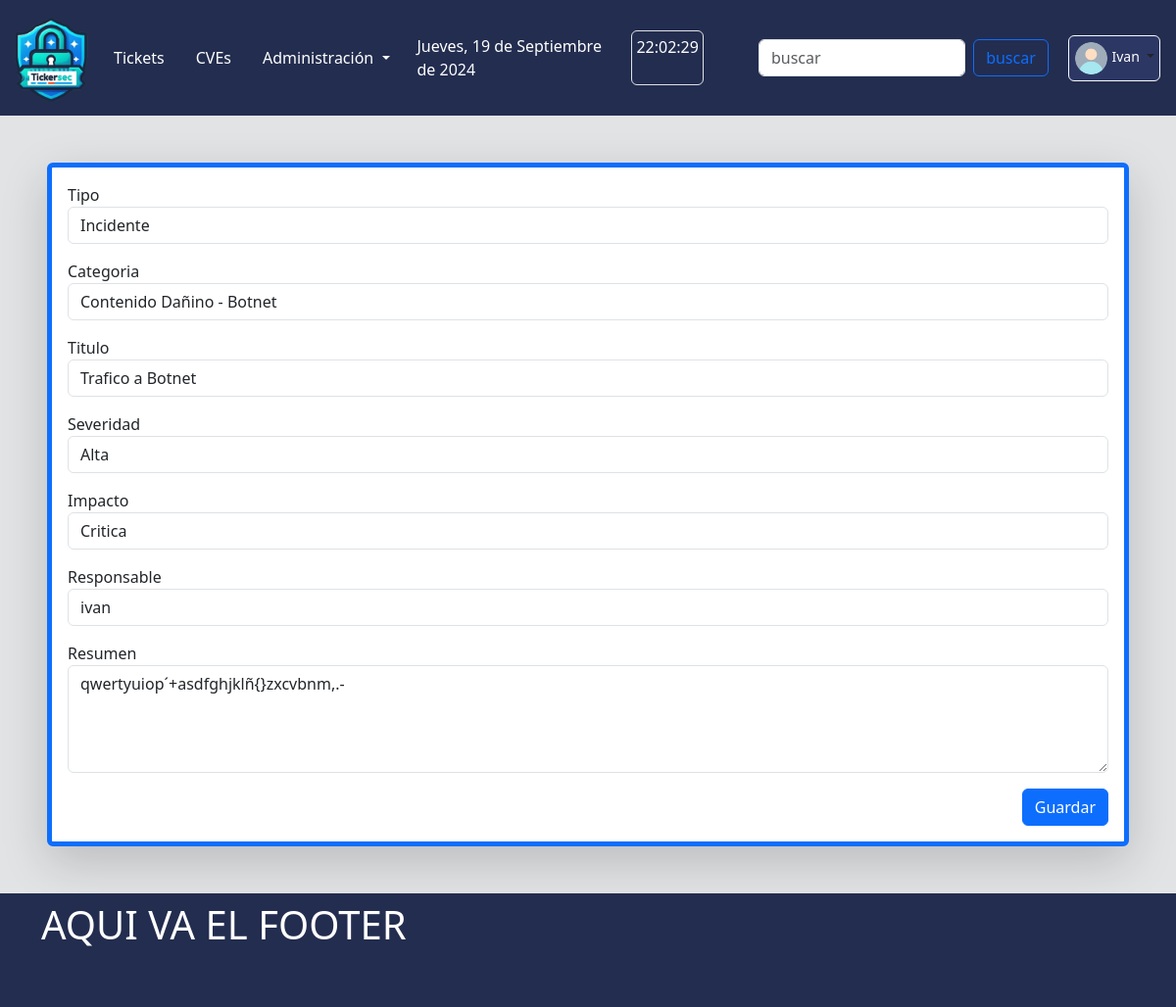
The app's page /core/tickets/update/4/ (signed in) with its own data.
### core/models.py (models this page shows, shortened)
class Ticket(models.Model):
    type = models.CharField(verbose_name='Tipo', max_length=50, choices=TicketType.choices, default=TicketType.INCIDENTE)
    category = models.ForeignKey(TicketCategory, verbose_name='Categoria', related_name='categorias', on_delete=models.PROTECT)
    title = models.CharField(verbose_name='Titulo', max_length=50, blank=False)
    createdAt = models.DateTimeField(auto_now_add=True) # auto_now_add: actualiza el valor con la hora y la fecha de creación del registro.
    lastUpdate = models.DateTimeField(auto_now=True) # auto_now: actualiza el valor del campo a la hora y fecha actuales cada vez que se llama a Model.save().
    resolution = models.DurationField(verbose_name='Resolucion', blank=True, null=True)
    severity = models.CharField(verbose_name='Severidad', choices=Severity.choices, default=Severity.NULA.name, max_length=7)
    impact = models.CharField(verbose_name='Impacto', choices=Impact.choices, default=Impact.NULO.name, max_length=10)
    status = models.CharField(verbose_name='Estado', choices=TicketStatus.choices, default=TicketStatus.ABIERTO.name, max_length=10)
    createdBy = models.ForeignKey(User, verbose_name='Remitente', related_name='created_tickets', on_delete=models.PROTECT, blank=False)
    assignedTo = models.ForeignKey(User, verbose_name='Responsable', related_name='assigned_tickets', on_delete=models.PROTECT, blank=False)
    resume = models.CharField(verbose_name='Resumen', max_length=300, blank=False)
    report = models.ForeignKey(TicketReport, verbose_name='Reporte', related_name='reportes', on_delete=models.PROTECT, null=True, blank=True)
    class Meta:
        ordering = ['-pk']
        verbose_name_plural = 'Tickets'

### core/views.py (the view, shortened to what this page needs)
# urls.py: path("tickets/update/<int:pk>/", TicketUpdateView.as_view(), name="update-ticket"),
class TicketUpdateView(LoginRequiredMixin, UpdateView):
    model = Ticket
    template_name = 'core/ticket_update.html'
    form_class = TicketForm
    login_url = 'login'

### core/forms.py
class TicketForm(forms.ModelForm):
    class Meta:
        model = Ticket
        fields = ['type', 'category', 'title', 'severity', 'impact', 'assignedTo', 'resume']
        widgets = {
            'type': forms.Select(attrs={'class':'form-control'}),
            'category': forms.Select(attrs={'class':'form-control'}),
            'title': forms.TextInput(attrs={'class':'form-control',  'minlength':5,}),
            'severity': forms.Select(attrs={'class':'form-control'}),
            'impact': forms.Select(attrs={'class':'form-control'}),
            'assignedTo': forms.Select(attrs={'class':'form-control'}),
            'resume' : forms.Textarea(attrs={'class':'form-control', 'rows': 4,}),
        }

### core/models.py (called while the page is built)
    def __str__(self):
        return f'{self.name} - {self.subcategory}'

### templates/core/ticket_update.html (shortened to what this page needs)
{% extends "dash/base.html" %}
{% load static %}
{% block main %}
    <form method="post" enctype="multipart/form-data" class="bg-white shadow-lg border border-5 border-primary rounded-2 m-5 p-3">
        {% for field in form %}
        <div class="form-group mb-3">
            <label for="{{form.label.id_for_label}}">{{field.label}}</label>
            {{field}}
        </div>
        {% endfor %}
        <div class="modal-footer">
            <button type="submit" class="btn btn-primary">Guardar</button>
        </div>
    </form>
{% endblock main %}

### templates/dash/base.html (shortened to what this page needs)
{% load static %}
<!DOCTYPE html>
<html lang="es">
<head>
    {% load django_bootstrap5 %}
    {% bootstrap_css %}
    {% block extra_css %}
    <link rel="stylesheet" href="{% static 'css/dash/styles.css' %}">
    {% endblock extra_css %}
</head>
<body class="bg-secondary-subtle">
    <header class="bg-blueMilei">
        <nav class="navbar navbar-expand-lg me-2">
            <div class="container-fluid">
                <a class="navbar-brand" href="{% url 'dash:index' %}">
                    <img src='{% static "img/dash/favicon-824.png" %}' width="80rem" alt="" srcset="">
                </a>
                <div class="collapse navbar-collapse" id="navbarSupportedContent">
                    <ul class="navbar-nav me-auto mb-2 mb-lg-0">
                        <li class="navItemEffect nav-item me-3">
                            <a class="navTextEffect nav-link" aria-current="page"
                                href="{% url 'core:tickets' %}">Tickets</a>
                        </li>
                        <li class="navItemEffect nav-item me-3">
                            <a class="navTextEffect nav-link" href="#">CVEs</a>
                        </li>
                        <li class="navItemEffect nav-item me-3 dropdown">
                            <a class="navTextEffect nav-link dropdown-toggle" href="#" role="button"
                                data-bs-toggle="dropdown" aria-expanded="false">
                                Administración
                            </a>
                        </li>
                    </ul>
                    <div class="d-flex me-2">
                        <div class="nav-link disabled text-white p-1 me-3" id="fechaCompleta"></div>
                        <div class="nav-link disabled text-white p-1 me-5 border rounded" id="reloj"></div>
                    </div>
                    <form class="d-flex me-2" role="search">
                        <input class="form-control me-2" type="search" placeholder="buscar" aria-label="Search">
                        <button class="btn btn-outline-primary" type="submit">buscar</button>
                    </form>
                </div>
            </div>
            <div class="d-flex justify-content-end p-1 me-2 bg-blueMilei-subtle  border border-light rounded">
                {% if user.is_authenticated %}
                <div class="nav-item dropdown">
                    <button class="btn btn-sm dropdown-toggle p-0" type="button" id="dropdownMenuUser"
                        data-bs-toggle="dropdown" aria-expanded="false">
                        <img src="{% static 'img/dash/user.png' %}" alt="avatar icon" class="rounded-circle"
                            style="width: 35px;">
                        <span class="text-white">{{ user|title }}</span>
                    </button>
                </div>
                {% else %}
                <a href="{% url 'login' %}" class="btn btn-sm btn-outline-success">Ingresar</a>
                {% endif %}
            </div>
        </nav>
    </header>
    {% block main %}{% endblock main %}
    <footer class="bg-blueMilei text-white p-2">
        <div class="container" style="min-height: 100px;">
            <h1>AQUI VA EL FOOTER</h1>
        </div>
    </footer>
</body>
</html>

### static/css/dash/styles.css (style rules this page uses)
:root { --bg-blueMilei: rgb(35, 45, 79); --bg-blueMilei-subtle: rgb(45, 55, 100); }
.bg-blueMilei { background-color: var(--bg-blueMilei) !important; }
.bg-blueMilei-subtle { background-color: var(--bg-blueMilei-subtle) !important; }
.navTextEffect { color:white; }

### records on screen
Ticket: form "Incidente" "Contenido Dañino - Botnet" "Trafico a Botnet" "Alta" "Critica" "ivan" "qwertyuiop´+asdfghjklñ{}zxcvbnm,.-"

### other values on screen
{{ user|title }} "Ivan"
{{ field.label }} "Tipo" "Categoria" "Titulo" "Severidad" "Impacto" "Responsable" "Resumen"
